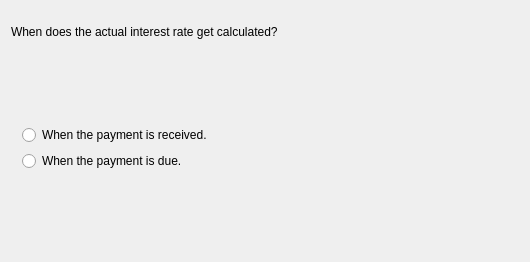
<?xml version="1.0" encoding="UTF-8"?>
<ui version="4.0">
 <class>InterestCalculationWizardPage</class>
 <widget class="QWizardPage" name="InterestCalculationWizardPage">
  <attribute name="title">
    <string>Interest calculation</string>
  </attribute>
  <layout class="QVBoxLayout">
    <property name="margin">
      <number>11</number>
    </property>
    <property name="spacing">
      <number>6</number>
    </property>
    <item>
      <widget class="QLabel" name="TextLabel12_2">
        <property name="text">
          <string>
When does the actual interest rate get calculated?</string>
        </property>
        <property name="alignment">
          <set>Qt::AlignTop</set>
        </property>
        <property name="wordWrap">
          <bool>true</bool>
        </property>
      </widget>
    </item>
    <item>
      <spacer name="Spacer61">
        <property name="sizeHint">
          <size>
            <width>0</width>
            <height>69</height>
          </size>
        </property>
        <property name="sizeType">
          <enum>QSizePolicy::Expanding</enum>
        </property>
        <property name="orientation">
          <enum>Qt::Vertical</enum>
        </property>
      </spacer>
    </item>
    <item>
      <layout class="QHBoxLayout">
        <property name="margin">
          <number>0</number>
        </property>
        <property name="spacing">
          <number>6</number>
        </property>
        <item>
          <widget class="QFrame" name="frame_6">
            <property name="frameShape">
              <enum>QFrame::NoFrame</enum>
            </property>
            <layout class="QVBoxLayout">
              <property name="margin">
                <number>11</number>
              </property>
              <property name="spacing">
                <number>6</number>
              </property>
              <item>
                <widget class="QRadioButton" name="m_interestOnReceptionButton">
                  <property name="text">
                    <string>When the payment is received.</string>
                  </property>
                  <attribute name="buttonGroup">
                    <string>ButtonGroup5</string>
                  </attribute>
                </widget>
              </item>
              <item>
                <widget class="QRadioButton" name="m_interestOnPaymentButton">
                  <property name="text">
                    <string>When the payment is due.</string>
                  </property>
                  <attribute name="buttonGroup">
                    <string>ButtonGroup5</string>
                  </attribute>
                </widget>
              </item>
            </layout>
          </widget>
        </item>
        <item>
          <spacer name="Spacer14_2_2_2_2">
            <property name="sizeHint">
              <size>
                <width>296</width>
                <height>0</height>
              </size>
            </property>
            <property name="sizeType">
              <enum>QSizePolicy::Expanding</enum>
            </property>
            <property name="orientation">
              <enum>Qt::Horizontal</enum>
            </property>
          </spacer>
        </item>
      </layout>
    </item>
    <item>
      <spacer name="Spacer62">
        <property name="sizeHint">
          <size>
            <width>0</width>
            <height>69</height>
          </size>
        </property>
        <property name="sizeType">
          <enum>QSizePolicy::Expanding</enum>
        </property>
        <property name="orientation">
          <enum>Qt::Vertical</enum>
        </property>
      </spacer>
    </item>
  </layout>
 </widget>
 <resources/>
 <connections/>
 <customwidgets>
 </customwidgets>
 <tabstops>
 </tabstops>
 <buttongroups>
  <buttongroup name="ButtonGroup5"/>
 </buttongroups>
</ui>
